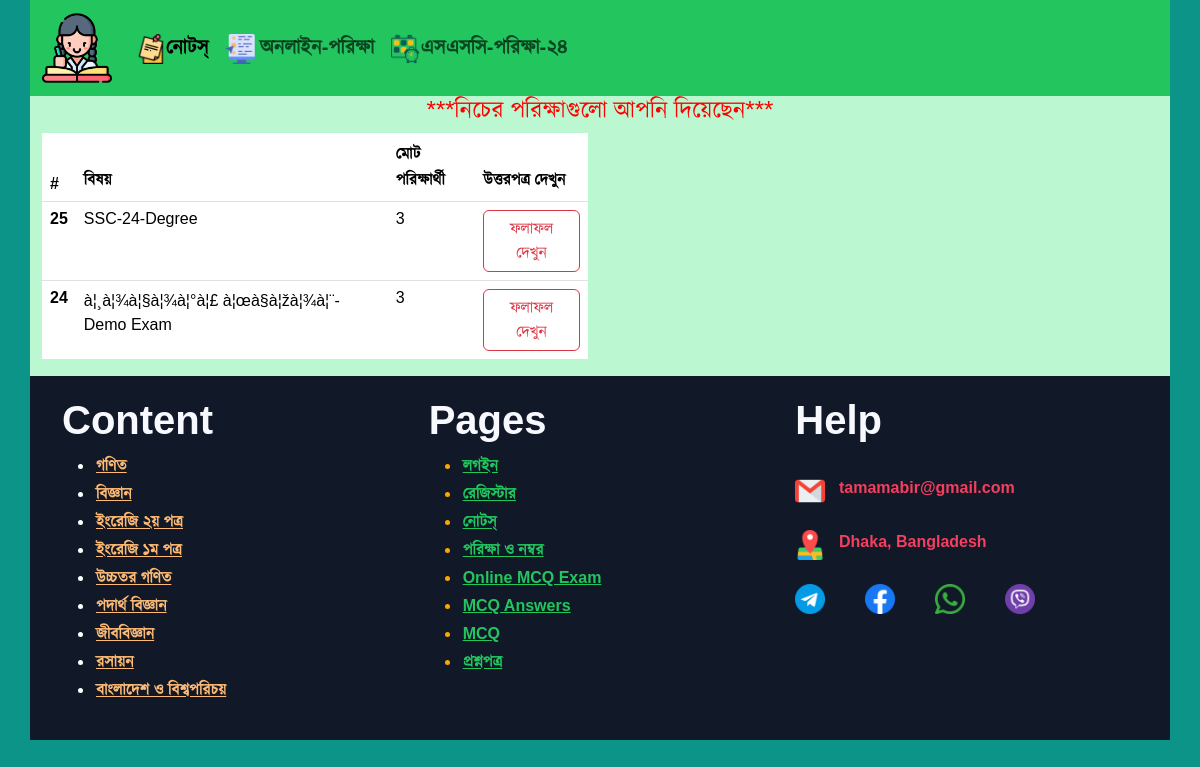
The page /result.php on the database its author committed.
### tables this page shows
CREATE TABLE `mcqdata` (
  `id` int(255) NOT NULL,
  `marks` int(255) NOT NULL,
  `author_id` int(255) NOT NULL,
  `unique_id` varchar(2000) NOT NULL,
  `subject` text NOT NULL,
  `category` text NOT NULL,
  `passcode` varchar(1000) NOT NULL,
  `start_date` text NOT NULL,
  `start_time` text NOT NULL,
  `end_date` text NOT NULL,
  `end_time` text NOT NULL,
  `indication` varchar(4000) NOT NULL,
  `negative_mark` int(255) NOT NULL DEFAULT 0,
  `exam_time` text NOT NULL
);

### result.php (the view, shortened to what this page needs)
<html lang="en">
  <head>
    <link href="https://cdn.jsdelivr.net/npm/bootstrap@5.3.2/dist/css/bootstrap.min.css" rel="stylesheet">
  </head>
  <body>
<div class="container">
  <div class="row">
      <?php include 'navbar.php'; ?>
  </div>
<div class="row" id="row-2">
  <h4 style="color:red;text-align:center;">***নিচের পরিক্ষাগুলো আপনি দিয়েছেন***</h4>
  <div class="col-sm-6">
      <div class="table">
        <table class="table">
            <thead>
              <tr>
                <th scope="col">#</th>
                <th scope="col">বিষয়</th>
                <th scope="col">মোট পরিক্ষার্থী</th>
                <th scope="col">উত্তরপত্র দেখুন</th>
              </tr>
            </thead>
            <tbody>
    <?php
        include 'files/config.php';
        $sql = "SELECT id,subject,category,unique_id FROM mcqdata ORDER BY id DESC";
        $q = mysqli_query($conn,$sql) or die(mysqli_error($conn));
        if (mysqli_num_rows($q)) {
          while ($row = mysqli_fetch_assoc($q)) {
     ?>
              <tr>
                <th scope="row"><?php echo $row['id']; ?></th>
                <td><?php echo $row['category']."-".$row['subject']; ?></td>
                <td>
                  <?php
                      $x = "SELECT id,ref FROM attendence WHERE ref='{$row['unique_id']}'";
                      $y =  mysqli_query($conn,$x) or die(mysqli_error($conn));
                      $count =0;
                      if (mysqli_num_rows($y)) {
                          while ($t = mysqli_fetch_assoc($y)) {
                              $count +=1;
                          }
                      }
                      echo $count;
                   ?>
                </td>
                <td> <a href="singlesheet.php?key=<?php echo $row['unique_id']; ?>" role="button" class="btn btn-outline-danger">ফলাফল দেখুন</a> </td>
              </tr>
    <?php
  }
}
      ?>
            </tbody>
            </table>
      </div>
  </div>
</div>
<?php include 'footer.php'; ?>
  </div>
  </body>
</html>

### result.php (style rules this page uses)
* { margin: 0px; padding: 0px; }
body { font-family: sans-serif,kalpurush; background:#0d9488; }
#row-2 { background-color:#bbf7d0; }

### rows shown on the page
mcqdata: id "25", category "SSC-24", subject "Degree", count "3"
mcqdata: id "24", category "à¦¸à¦¾à¦§à¦¾à¦°à¦£ à¦œà§à¦žà¦¾à¦¨", subject "Demo Exam", count "3"
